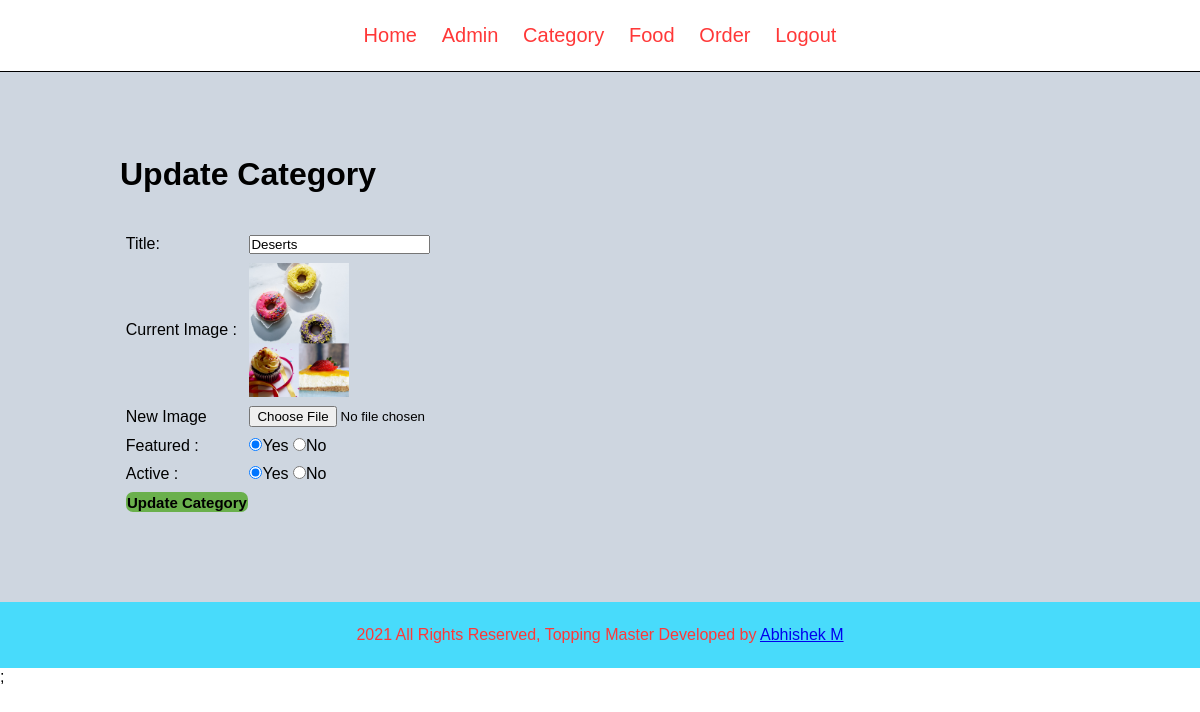
/admin/update-category.php?id=10 (signed in), run on the app's committed database.
### tables this page shows
CREATE TABLE `tbl_category` (
  `id` int(10) UNSIGNED NOT NULL,
  `title` varchar(100) NOT NULL,
  `image_name` varchar(255) NOT NULL,
  `featured` varchar(10) NOT NULL,
  `active` varchar(10) NOT NULL
);

### admin/update-category.php (the view, shortened to what this page needs)
<?php include('partial/menu.php');?>
<div class="main-content">
    <div class="wrapper">
        <h1>Update Category</h1>
        <br><br>
        <?php
            if(isset($_GET['id']))
            {
                $id = $_GET['id'];
                $sql = "SELECT * FROM tbl_category WHERE id=$id";
                $res = mysqli_query($conn,$sql);
                $count = mysqli_num_rows($res);
                if($count==1)
                {
                    $row = mysqli_fetch_assoc($res);
                    $title = $row['title'];
                    $current_image = $row['image_name'];
                    $featured = $row['featured'];
                    $active = $row['active'];
                }
                else
                {
                    $_SESSION['no-category-found'] = "<div class='error'>Category Not Found</div>";
                    header('location:'.SITEURL.'admin/manage-category.php');
                }
            }
            else
            {
                header('location:'.SITEURL.'admin/manage-category.php');
            }
        ?>
        <form action="" method="POST" enctype="multipart/form-data">
            <table class="tbl-30">
                <tr>
                    <td>Title:</td>
                    <td>
                        <input type="text" name="title" value="<?php echo $title ?>" >
                    </td>
                </tr>
                <tr>
                    <td>Current Image : </td>
                    <td>
                        <?php
                            if($current_image !="")
                            {
                                ?>
                                    <img src="<?php echo SITEURL;?>images/category/<?php echo $current_image;?> "  width="100px" >
                                <?php
                            }
                            else
                            {
                                echo "<div class='error'>Image not added</div>";
                            }
                        ?>
                    </td>
                </tr>
                <tr>
                    <td>New Image</td>
                    <td>
                        <input type="file" name="image" id="">
                    </td>
                </tr>
                <tr>
                    <td>Featured : </td>
                    <td>
                        <input <?php if($featured=="Yes"){echo "checked";} ?> type="radio" name="featured" value="Yes">Yes
                        <input <?php if($featured=="No"){echo "checked";} ?> type="radio" name="featured" value="No">No
                    </td>
                </tr>
                <tr>
                    <td>Active : </td>
                    <td>
                        <input <?php if($active=="Yes"){echo "checked";} ?> type="radio" name="active" value="Yes">Yes
                        <input <?php if($active=="No"){echo "checked";} ?> type="radio" name="active" value="No">No
                    </td>
                </tr>
                <tr>
                    <td>
                        <input type="submit" name="submit" value="Update Category" class="btn btn-secondary">
                    </td>
                </tr>
            </table>
        </form>
    </div>
</div>
<?php include('partial/footer.php')?>;

### css/owner.css (style rules this page uses)
* { margin: 0; padding: 0; font-family: Arial, Helvetica, sans-serif; }
.wrapper { width: 80%; padding:2%; margin: 0 auto; }
.tbl-30 { width:40%; }
table tr td { padding: 1%; text-align: left; }
.btn { padding: 1%; border: none; font-size: 15px; border-radius:7px; }
.btn-secondary { background-color: #6ab04c; padding: 1%; color: black; text-decoration: none; font-weight: bold; }
.main-content { background-color: #ced6e0; padding: 5% 0; }

### data on the page
tbl_category: title "Deserts", image_name (picture), featured "☑", active "☑"
